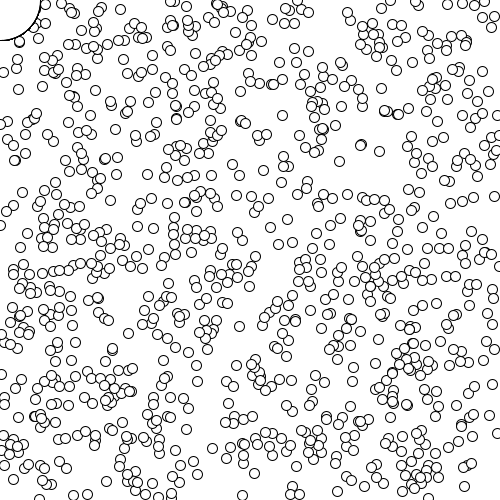
Frame 1 (no input)
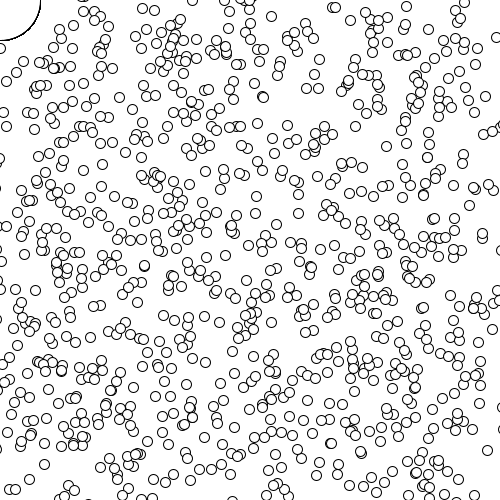
Frame 60 (the mouse pressed at the canvas centre just before this capture)
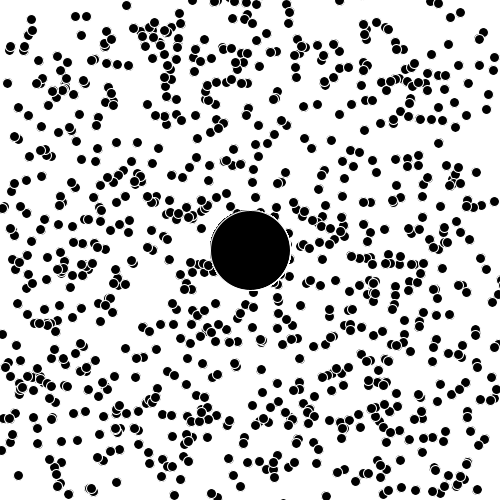
Frame 120 (the mouse held since frame 60 and released just before this capture)

The Processing sketch that drew these frames (run headless with seeded random() and noise(); from frame 60 on, the mouse is pressed at the canvas centre):

// Processing sketch: processing_168902
// ── processing_168902.pde


Cell[] myCells = new Cell[999];


void setup() {
  size(500, 500);
  for (int i = 0; i < myCells.length; i ++) {
    myCells[i] = new Cell();
  }
}

void draw() {
  background(255);
  for (int i=0; i< myCells.length; i++) {
    myCells[i].display();
    myCells[i].update();
  }
}

//this is the cell classe. We defnie it in two parts. First we delare its variables:

class Cell{
  
  float xlocation;
  float ylocation;
  float dia;
  boolean isseed;
  float cellred, cellgreen, cellblue;
  float lineweight;
    float a = 200;
    float b = 200;
  float c = 200;
  
//then we construct it - using a 'constructor 
  
  Cell(){
  
    xlocation = random(0,500);
    ylocation = random(0,500);
    dia = 10;
    isseed = false;
    cellred = 255;
    cellgreen = 255;
    cellblue = 255;
    lineweight = 0.1;
  }
  
  void display(){
    stroke(lineweight);
     float r=random(a);
        float r2=random(b);
        float r3=random(c);
  if (mousePressed)  {
                        stroke( 255 );
                        fill(0);
                }
                else { 
                        stroke( 0 );
                        fill(255);
                }
 
                // draw a circle where the mouse is located
                ellipse(mouseX, mouseY, 80, 80);

    ellipse(xlocation, ylocation, dia,dia);
  }
  void update(){
    xlocation = xlocation+random(-5,5);
    ylocation = ylocation+random(-5,5);
  }
}


  
  
    
  
